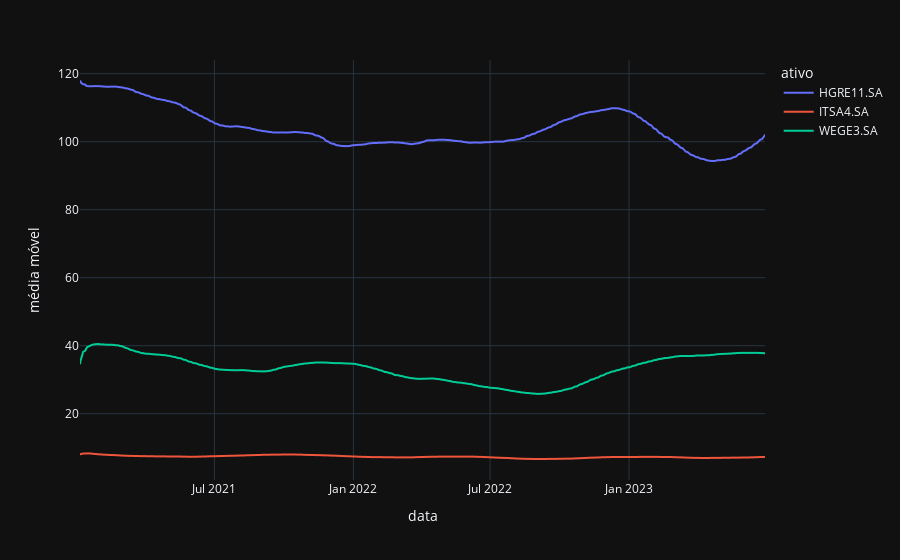

This figure's notebook cell:
### Markdown cell above
#### 2. Média móvel

1. Faça uma média móvel  em 90 dias dos valores de fechamento ajustados dos ativos que você escolheu
2. Utilizando a fução ```rolling()```, calcule o desvio pardão desses ativos ao longo do tempo, utilizando a mesma janela móvel do item acima
2. Monte um gráfico de linhas para as médias móveis dos ativos da sua base
4. Monte um gráfico de linhas para os desvios padrão em janela móvel
5. Compare os dois gráficos que você fez com o da tarefa anterior. Veja se eles apontam conclusões semelhantes quanto aos períodos de maior volatilidade (variação) dos ativos.

### Code cell
ativos_media_movel = df_yahoo['Close'].rolling(90, min_periods=1).mean()
ativos_media_movel_vertical = ativos_media_movel.stack().reset_index()
ativos_media_movel_vertical.columns = ['data', 'ativo', 'média móvel']

fig = px.line(ativos_media_movel_vertical, x="data", y="média móvel", color='ativo', template='plotly_dark')
fig.show()

### Figure 1 — Plotly figure (JSON) as saved in the notebook; plotly's stock layout.template omitted (floating-point values rounded to 4 significant figures; data arrays with more than 128 entries replaced by an {"elided": "..."} marker saying what was removed)
{"data": [{"hovertemplate": "ativo=HGRE11.SA<br>data=%{x}<br>média móvel=%{y}<extra></extra>", "legendgroup": "HGRE11.SA", "line": {"color": "#636efa", "dash": "solid"}, "marker": {"symbol": "circle"}, "mode": "lines", "name": "HGRE11.SA", "showlegend": true, "type": "scattergl", "x": {"elided": "621 str values"}, "xaxis": "x", "y": {"elided": "621 float values"}, "yaxis": "y"}, {"hovertemplate": "ativo=ITSA4.SA<br>data=%{x}<br>média móvel=%{y}<extra></extra>", "legendgroup": "ITSA4.SA", "line": {"color": "#EF553B", "dash": "solid"}, "marker": {"symbol": "circle"}, "mode": "lines", "name": "ITSA4.SA", "showlegend": true, "type": "scattergl", "x": {"elided": "621 str values"}, "xaxis": "x", "y": {"elided": "621 float values"}, "yaxis": "y"}, {"hovertemplate": "ativo=WEGE3.SA<br>data=%{x}<br>média móvel=%{y}<extra></extra>", "legendgroup": "WEGE3.SA", "line": {"color": "#00cc96", "dash": "solid"}, "marker": {"symbol": "circle"}, "mode": "lines", "name": "WEGE3.SA", "showlegend": true, "type": "scattergl", "x": {"elided": "621 str values"}, "xaxis": "x", "y": {"elided": "621 float values"}, "yaxis": "y"}], "layout": {"legend": {"title": {"text": "ativo"}, "tracegroupgap": 0}, "margin": {"t": 60}, "xaxis": {"anchor": "y", "domain": [0, 1], "title": {"text": "data"}}, "yaxis": {"anchor": "x", "domain": [0, 1], "title": {"text": "média móvel"}}}}
